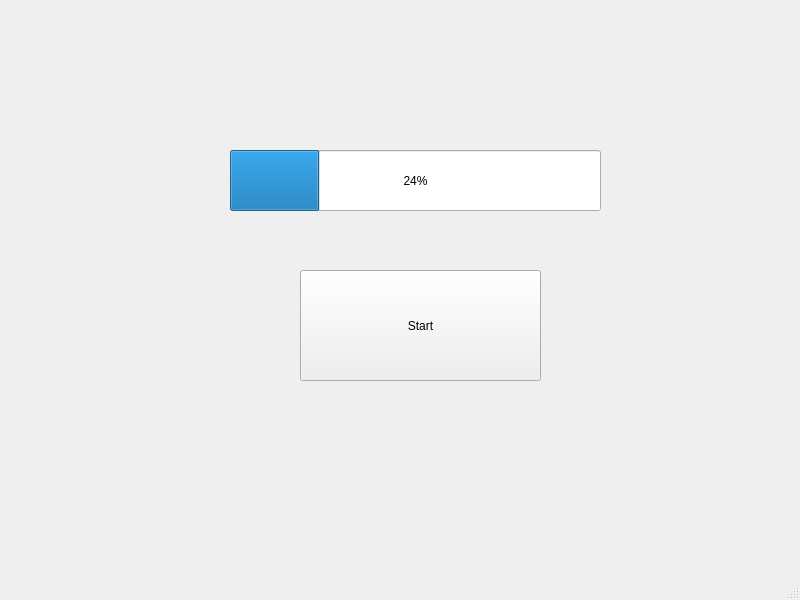
<?xml version="1.0" encoding="UTF-8"?>
<ui version="4.0">
 <class>MainWindow</class>
 <widget class="QMainWindow" name="MainWindow">
  <property name="geometry">
   <rect>
    <x>0</x>
    <y>0</y>
    <width>800</width>
    <height>600</height>
   </rect>
  </property>
  <property name="windowTitle">
   <string>MainWindow</string>
  </property>
  <widget class="QWidget" name="centralwidget">
   <widget class="QPushButton" name="pushButton">
    <property name="geometry">
     <rect>
      <x>300</x>
      <y>270</y>
      <width>241</width>
      <height>111</height>
     </rect>
    </property>
    <property name="text">
     <string>Start</string>
    </property>
   </widget>
   <widget class="QProgressBar" name="progressBar">
    <property name="geometry">
     <rect>
      <x>230</x>
      <y>150</y>
      <width>371</width>
      <height>61</height>
     </rect>
    </property>
    <property name="value">
     <number>24</number>
    </property>
   </widget>
  </widget>
  <widget class="QMenuBar" name="menubar">
   <property name="geometry">
    <rect>
     <x>0</x>
     <y>0</y>
     <width>800</width>
     <height>31</height>
    </rect>
   </property>
  </widget>
  <widget class="QStatusBar" name="statusbar"/>
 </widget>
 <resources/>
 <connections/>
</ui>
